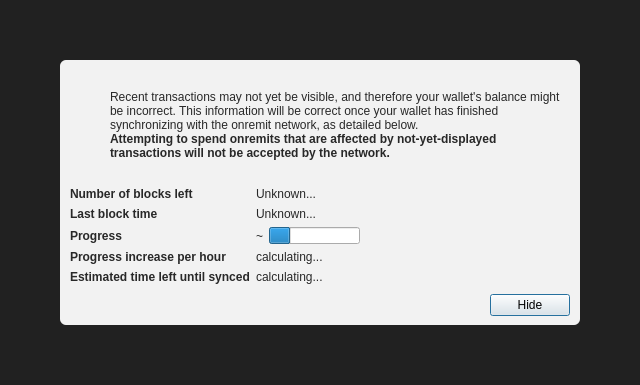
<?xml version="1.0" encoding="UTF-8"?>
<ui version="4.0">
 <class>ModalOverlay</class>
 <widget class="QWidget" name="ModalOverlay">
  <property name="geometry">
   <rect>
    <x>0</x>
    <y>0</y>
    <width>640</width>
    <height>385</height>
   </rect>
  </property>
  <property name="windowTitle">
   <string>Form</string>
  </property>
  <layout class="QVBoxLayout" name="verticalLayout" stretch="0">
   <property name="sizeConstraint">
    <enum>QLayout::SetDefaultConstraint</enum>
   </property>
   <property name="leftMargin">
    <number>0</number>
   </property>
   <property name="topMargin">
    <number>0</number>
   </property>
   <property name="rightMargin">
    <number>0</number>
   </property>
   <property name="bottomMargin">
    <number>0</number>
   </property>
   <item>
    <widget class="QWidget" name="bgWidget" native="true">
     <property name="styleSheet">
      <string notr="true">#bgWidget { background: rgba(0,0,0,220); }</string>
     </property>
     <layout class="QVBoxLayout" name="verticalLayoutMain" stretch="1">
      <property name="leftMargin">
       <number>60</number>
      </property>
      <property name="topMargin">
       <number>60</number>
      </property>
      <property name="rightMargin">
       <number>60</number>
      </property>
      <property name="bottomMargin">
       <number>60</number>
      </property>
      <item>
       <widget class="QWidget" name="contentWidget" native="true">
        <property name="styleSheet">
         <string notr="true">#contentWidget { background: rgba(255,255,255,240); border-radius: 6px; }

QLabel { color: rgb(40,40,40);  }</string>
        </property>
        <layout class="QVBoxLayout" name="verticalLayoutSub" stretch="1,0,0,0">
         <property name="spacing">
          <number>0</number>
         </property>
         <property name="leftMargin">
          <number>10</number>
         </property>
         <property name="topMargin">
          <number>10</number>
         </property>
         <property name="rightMargin">
          <number>10</number>
         </property>
         <property name="bottomMargin">
          <number>10</number>
         </property>
         <item>
          <layout class="QHBoxLayout" name="horizontalLayoutIconText" stretch="0,1">
           <property name="topMargin">
            <number>20</number>
           </property>
           <item>
            <layout class="QVBoxLayout" name="verticalLayoutIcon">
             <property name="leftMargin">
              <number>0</number>
             </property>
             <item>
              <widget class="QPushButton" name="warningIcon">
               <property name="enabled">
                <bool>false</bool>
               </property>
               <property name="text">
                <string/>
               </property>
               <property name="icon">
                <iconset>
                 <normaloff>:/icons/warning</normaloff>
                 <disabledoff>:/icons/warning</disabledoff>:/icons/warning</iconset>
               </property>
               <property name="iconSize">
                <size>
                 <width>48</width>
                 <height>48</height>
                </size>
               </property>
               <property name="flat">
                <bool>true</bool>
               </property>
              </widget>
             </item>
             <item>
              <spacer name="verticalSpacerWarningIcon">
               <property name="orientation">
                <enum>Qt::Vertical</enum>
               </property>
               <property name="sizeHint" stdset="0">
                <size>
                 <width>20</width>
                 <height>40</height>
                </size>
               </property>
              </spacer>
             </item>
            </layout>
           </item>
           <item>
            <layout class="QVBoxLayout" name="verticalLayoutInfoText">
             <property name="leftMargin">
              <number>0</number>
             </property>
             <property name="topMargin">
              <number>0</number>
             </property>
             <item>
              <widget class="QLabel" name="infoText">
               <property name="text">
                <string>Recent transactions may not yet be visible, and therefore your wallet's balance might be incorrect. This information will be correct once your wallet has finished synchronizing with the onremit network, as detailed below.</string>
               </property>
               <property name="textFormat">
                <enum>Qt::RichText</enum>
               </property>
               <property name="wordWrap">
                <bool>true</bool>
               </property>
              </widget>
             </item>
             <item>
              <widget class="QLabel" name="infoTextStrong">
               <property name="font">
                <font>
                 <weight>75</weight>
                 <bold>true</bold>
                </font>
               </property>
               <property name="text">
                <string>Attempting to spend onremits that are affected by not-yet-displayed transactions will not be accepted by the network.</string>
               </property>
               <property name="textFormat">
                <enum>Qt::RichText</enum>
               </property>
               <property name="wordWrap">
                <bool>true</bool>
               </property>
              </widget>
             </item>
             <item>
              <spacer name="verticalSpacerInTextSpace">
               <property name="orientation">
                <enum>Qt::Vertical</enum>
               </property>
               <property name="sizeHint" stdset="0">
                <size>
                 <width>20</width>
                 <height>40</height>
                </size>
               </property>
              </spacer>
             </item>
            </layout>
           </item>
          </layout>
         </item>
         <item>
          <spacer name="verticalSpacerAfterText">
           <property name="orientation">
            <enum>Qt::Vertical</enum>
           </property>
           <property name="sizeHint" stdset="0">
            <size>
             <width>20</width>
             <height>40</height>
            </size>
           </property>
          </spacer>
         </item>
         <item>
          <layout class="QFormLayout" name="formLayout">
           <property name="fieldGrowthPolicy">
            <enum>QFormLayout::FieldsStayAtSizeHint</enum>
           </property>
           <property name="horizontalSpacing">
            <number>6</number>
           </property>
           <property name="verticalSpacing">
            <number>6</number>
           </property>
           <property name="topMargin">
            <number>10</number>
           </property>
           <item row="0" column="0">
            <widget class="QLabel" name="labelNumberOfBlocksLeft">
             <property name="font">
              <font>
               <weight>75</weight>
               <bold>true</bold>
              </font>
             </property>
             <property name="text">
              <string>Number of blocks left</string>
             </property>
            </widget>
           </item>
           <item row="0" column="1">
            <widget class="QLabel" name="numberOfBlocksLeft">
             <property name="text">
              <string>Unknown...</string>
             </property>
            </widget>
           </item>
           <item row="1" column="0">
            <widget class="QLabel" name="labelLastBlockTime">
             <property name="font">
              <font>
               <weight>75</weight>
               <bold>true</bold>
              </font>
             </property>
             <property name="text">
              <string>Last block time</string>
             </property>
            </widget>
           </item>
           <item row="1" column="1">
            <widget class="QLabel" name="newestBlockDate">
             <property name="sizePolicy">
              <sizepolicy hsizetype="Maximum" vsizetype="Preferred">
               <horstretch>0</horstretch>
               <verstretch>0</verstretch>
              </sizepolicy>
             </property>
             <property name="text">
              <string>Unknown...</string>
             </property>
            </widget>
           </item>
           <item row="2" column="0">
            <widget class="QLabel" name="labelSyncDone">
             <property name="font">
              <font>
               <weight>75</weight>
               <bold>true</bold>
              </font>
             </property>
             <property name="text">
              <string>Progress</string>
             </property>
            </widget>
           </item>
           <item row="2" column="1">
            <layout class="QHBoxLayout" name="horizontalLayoutSync" stretch="0,1">
             <item>
              <widget class="QLabel" name="percentageProgress">
               <property name="text">
                <string notr="true">~</string>
               </property>
              </widget>
             </item>
             <item>
              <widget class="QProgressBar" name="progressBar">
               <property name="value">
                <number>24</number>
               </property>
               <property name="format">
                <string/>
               </property>
              </widget>
             </item>
            </layout>
           </item>
           <item row="4" column="0">
            <widget class="QLabel" name="labelProgressIncrease">
             <property name="font">
              <font>
               <weight>75</weight>
               <bold>true</bold>
              </font>
             </property>
             <property name="text">
              <string>Progress increase per hour</string>
             </property>
            </widget>
           </item>
           <item row="4" column="1">
            <widget class="QLabel" name="progressIncreasePerH">
             <property name="text">
              <string>calculating...</string>
             </property>
            </widget>
           </item>
           <item row="5" column="0">
            <widget class="QLabel" name="labelEstimatedTimeLeft">
             <property name="font">
              <font>
               <weight>75</weight>
               <bold>true</bold>
              </font>
             </property>
             <property name="text">
              <string>Estimated time left until synced</string>
             </property>
            </widget>
           </item>
           <item row="5" column="1">
            <widget class="QLabel" name="expectedTimeLeft">
             <property name="text">
              <string>calculating...</string>
             </property>
            </widget>
           </item>
          </layout>
         </item>
         <item>
          <layout class="QHBoxLayout" name="horizontalLayoutButtons">
           <property name="leftMargin">
            <number>10</number>
           </property>
           <property name="topMargin">
            <number>10</number>
           </property>
           <item>
            <spacer name="horizontalSpacer">
             <property name="orientation">
              <enum>Qt::Horizontal</enum>
             </property>
             <property name="sizeHint" stdset="0">
              <size>
               <width>40</width>
               <height>20</height>
              </size>
             </property>
            </spacer>
           </item>
           <item>
            <widget class="QPushButton" name="closeButton">
             <property name="text">
              <string>Hide</string>
             </property>
             <property name="shortcut">
              <string>Esc</string>
             </property>
             <property name="focusPolicy">
              <enum>Qt::StrongFocus</enum>
             </property>
             <property name="default">
              <bool>true</bool>
             </property>
            </widget>
           </item>
          </layout>
         </item>
        </layout>
       </widget>
      </item>
     </layout>
    </widget>
   </item>
  </layout>
 </widget>
 <resources/>
 <connections/>
</ui>
